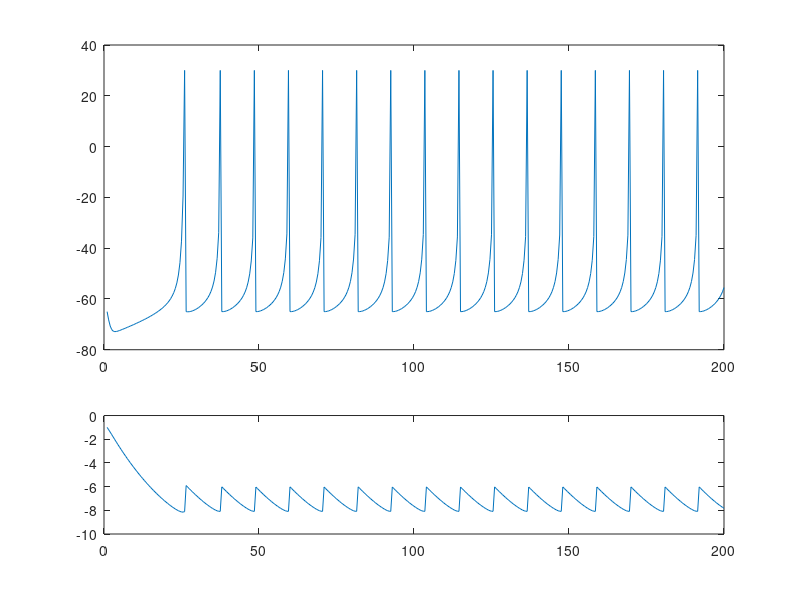

Source code (MATLAB):
%----------------------------------------------------
% Name: Rajkumar Conjeevaram Mohan
% Email: Rajkumar.Conjeevaram-Mohan14@imperial.ac.uk
% File Name: IzNeuron_RK4.m
%----------------------------------------------------

function IzNeuron_RK4

dt = 0.5;
T = 1:dt:200;
I = 10; % Base ( Dendritic ) current.

%---- Excitatory Neuron Dynamics
% a = 0.02;
% b = 0.2;
% c = -65;
% d = 8;

%---- Inhibitory Neuron Dynamics
a = 0.02;
b = 0.25;
c = -65;
d = 2;

%---- Bursting Neuron Dynamics
% a = 0.02;
% b = 0.25;
% c = -55;
% d = 0;
% dt = 0.7;
% T = 1:dt:1000;
%  I = 0.8;

THRESHOLD = 30;

v_k(1) = -65;
u_k(1) = -1;

% v = 0.04*v(t)^2 + 5*v(t) + 140 - u(t) + I;
% u = a*( b*v(t) - u(t) );

for t = 1:length(T)-1
    %v(t+1) = v(t) + dt*( 0.04*v(t)^2 + 5*v(t) + 140 - u(t) + I );
    %u(t+1) = u(t) + dt*( a*( b*v(t) - u(t) ) );
    
%     v_k1 = v_k(t);
%     v_k2 = v_k(t) + 0.5 * dt * v_k1;
%     v_k3 = v_k(t) + 0.5 * dt * v_k2;
%     v_k4 = v_k(t) + dt * v_k3;
    v = (0.04*v_k(t)^2 + 5*v_k(t) + 140 - u_k(t) + I)
    v_k1 = v;
    v_k2 = v + 0.5 * dt * v_k1;
    v_k3 = v + 0.5 * dt * v_k2;
    v_k4 = v + dt * v_k3;
     
%     u_k1 = u_k(t);
%     u_k2 = u_k(t) + 0.5 * dt * u_k1;
%     u_k3 = u_k(t) + 0.5 * dt * u_k2;
%     u_k4 = u_k(t) + dt * u_k3;

    u = (a*( b*v_k(t) - u_k(t) ));

    u_k1 = u;
    u_k2 = u + 0.5 * dt * u_k1;
    u_k3 = u + 0.5 * dt * u_k2;
    u_k4 = u + dt * u_k3;

    %v_k(t+1) = v_k(t) + dt * (v_k1+v_k2+v_k3+v_k4)/6;
    %v_k(t+1) = (0.04*v_k(t)^2 + 5*v_k(t) + 140 - u_k(t) + I) ...
    %           + dt * (v_k1+v_k2+v_k3+v_k4)/6;
    v_k(t+1) = v_k(t) + dt * (v_k1+2*v_k2+2*v_k3+v_k4)/6;
    u_k(t+1) = u_k(t) + dt * (u_k1+2*u_k2+2*u_k3+u_k4)/6;
    
    if v_k(t+1) >= THRESHOLD
        v_k(t) = 30;
        v_k(t+1) = c;
        u_k(t+1) = u_k(t+1)+d;
    end
end

 subplot(3,1,[1,2]);
 plot(T, v_k);

 subplot(3,1,3);
 plot(T, u_k);
end